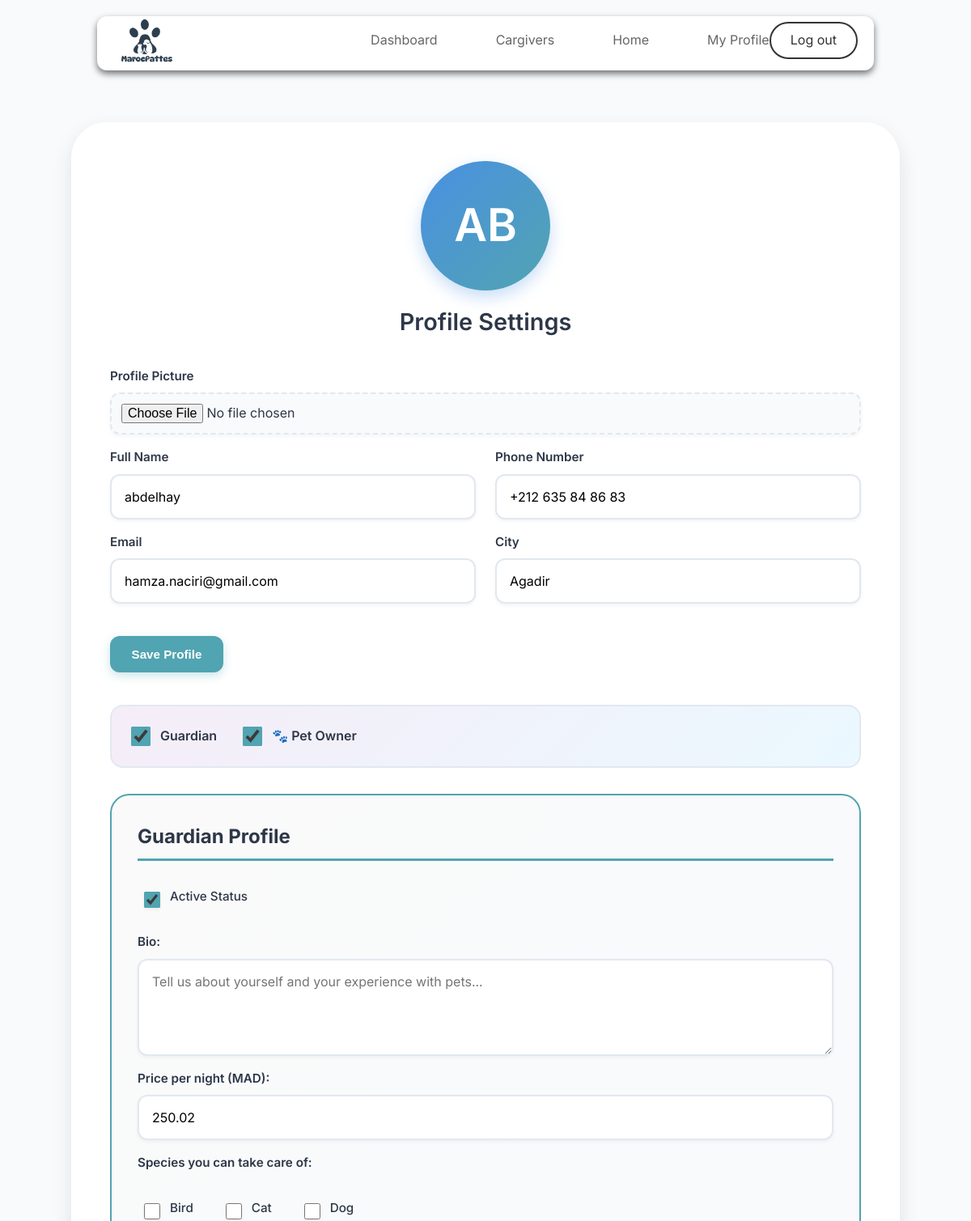
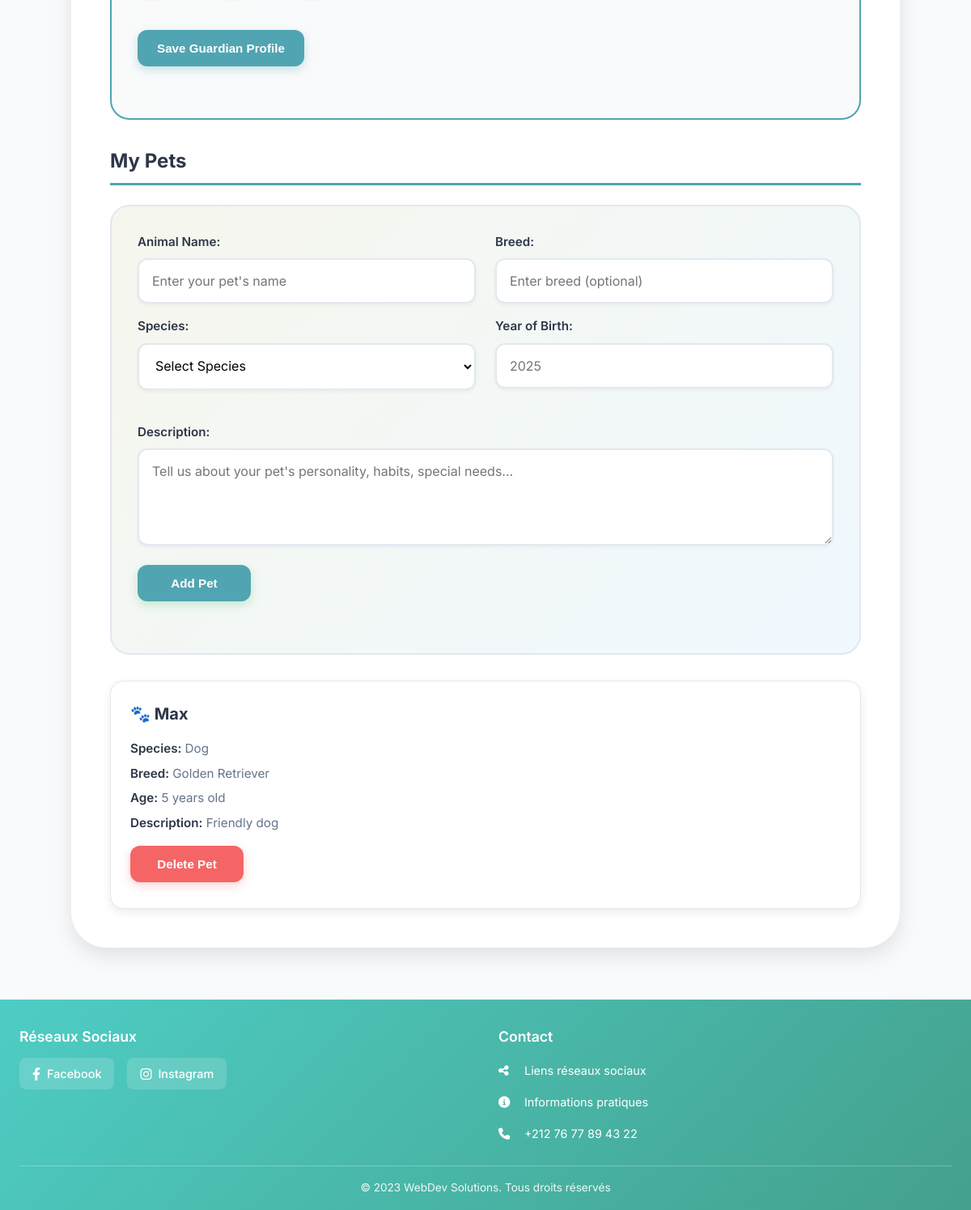
Page /profile.php (signed in) on the committed database (2 pictures, top to bottom).
### tables this page shows
CREATE TABLE `_user` (
  `UserID` int(11) NOT NULL,
  `FullName` varchar(100) DEFAULT NULL,
  `Email` varchar(100) DEFAULT NULL,
  `Password` varchar(100) DEFAULT NULL,
  `PhoneNumber` varchar(20) DEFAULT NULL,
  `City` varchar(100) DEFAULT NULL
);

CREATE TABLE `guardianprofile` (
  `ProfileID` int(11) NOT NULL,
  `Photo` varchar(255) DEFAULT NULL,
  `Bio` text DEFAULT NULL,
  `PricePerNight` decimal(10,2) DEFAULT NULL,
  `Status` enum('Active','Inactive') DEFAULT 'Active',
  `UserID` int(11) DEFAULT NULL
);

CREATE TABLE `species` (
  `SpeciesID` int(11) NOT NULL,
  `Name` varchar(50) DEFAULT NULL
);

CREATE TABLE `animal` (
  `AnimalID` int(11) NOT NULL,
  `Name` varchar(100) DEFAULT NULL,
  `Breed` varchar(100) DEFAULT NULL,
  `BirthYear` int(11) DEFAULT NULL,
  `Description` text DEFAULT NULL,
  `SpeciesID` int(11) DEFAULT NULL,
  `UserID` int(11) DEFAULT NULL
);

### profile.php (the view, shortened to what this page needs)
<?php
require_once 'config/db.php';
$user_id = $_SESSION['user']['id'];
$stmt = $conn->prepare("SELECT a.*, s.Name as SpeciesName FROM animal a LEFT JOIN species s ON a.SpeciesID = s.SpeciesID WHERE a.UserID = ?");
$stmt->execute([$user_id]);
$pets = $stmt->fetchAll(PDO::FETCH_ASSOC);
$stmt = $conn->query("SELECT * FROM species ORDER BY Name");
$species_list = $stmt->fetchAll(PDO::FETCH_ASSOC);
$stmt = $conn->prepare("SELECT * FROM _user WHERE UserID = ?");
$stmt->execute([$user_id]);
$user = $stmt->fetch(PDO::FETCH_ASSOC);
$stmt = $conn->prepare("SELECT * FROM guardianprofile WHERE UserID = ?");
$stmt->execute([$user_id]);
$guardian_profile = $stmt->fetch(PDO::FETCH_ASSOC);
$stmt = $conn->prepare("SELECT a.*, s.Name as SpeciesName FROM animal a LEFT JOIN species s ON a.SpeciesID = s.SpeciesID WHERE a.UserID = ?");
$stmt->execute([$user_id]);
$pets = $stmt->fetchAll(PDO::FETCH_ASSOC);
$guardian_species = [];
if ($guardian_profile && is_array($guardian_profile)) {
    $stmt = $conn->prepare("SELECT s.SpeciesID, s.Name FROM species s JOIN can_guard cg ON s.SpeciesID = cg.SpeciesID WHERE cg.ProfileID = ?");
    $stmt->execute([$guardian_profile['ProfileID']]);
    $guardian_species = $stmt->fetchAll(PDO::FETCH_ASSOC);
}
?>
<!DOCTYPE html>
<html lang="en">
<head>
</head>
<body>
    <?php include('includes/header.php'); ?>
    <div class="container">
        <div class="profile-card">
            <div class="profile-header">
                <div class="profile-picture">
                    <?php echo strtoupper(substr($user['FullName'] ?? '', 0, 2)); ?>
                </div>
                <div>
                    <h2 class="profile-name">Profile Settings</h2>
                </div>
            </div>
            <form method="POST" enctype="multipart/form-data" action="update_profile.php">
                <div class="form-group">
                    <label for="photo"> Profile Picture</label>
                    <input type="file" name="photo" id="photo" accept="image/*">
                </div>
                <div class="from-row">
                    <div>
                        <div class="form-group">
                            <label for="full_name"> Full Name</label>
                            <input type="text" id="full_name" name="full_name" value="<?php echo htmlspecialchars($user['FullName'] ?? ''); ?>" required>
                        </div>
                        <div class="form-group">
                            <label for="email">Email</label>
                            <input type="email" id="email" name="email" value="<?php echo htmlspecialchars($user['Email'] ?? ''); ?>" required>
                        </div>
                    </div>
                    <div>
                        <div class="form-group">
                            <label for="phone"> Phone Number</label>
                            <input type="tel" id="phone" name="phone" value="<?php echo htmlspecialchars($user['PhoneNumber'] ?? ''); ?>">
                        </div>
                        <div class="form-group">
                            <label for="city"> City</label>
                            <input type="text" id="city" name="city" value="<?php echo htmlspecialchars($user['City'] ?? ''); ?>">
                        </div>
                    </div>
                </div>
                <div class="form-actions-main">
                    <button type="submit" class="btn"> Save Profile</button>
                </div>
            </form>
            <div class="role-selection">
                <div class="role-option">
                    <input type="checkbox" id="guardian" name="role" value="guardian"
                           <?php echo ($guardian_profile && is_array($guardian_profile)) ? 'checked' : ''; ?>
                           onchange="handleRoleChange('guardian')">
                    <label for="guardian">Guardian</label>
                </div>
                <div class="role-option">
                    <input type="checkbox" id="petowner" name="role" value="petowner"
                           <?php echo count($pets) > 0 ? 'checked' : ''; ?>
                           onchange="handleRoleChange('petowner')">
                    <label for="petowner">🐾 Pet Owner</label>
                </div>
            </div>
            <div id="guardianSection" class="<?php echo (!$guardian_profile || !is_array($guardian_profile)) ? 'hidden' : ''; ?>">
                <div class="section-title">Guardian Profile</div>
                <form method="POST" id="guardianForm">
                    <div class="form-group">
                        <div class="checkbox-item">
                            <input type="checkbox" id="active" name="active"
                                   <?php echo ($guardian_profile && is_array($guardian_profile) && $guardian_profile['Status'] == 'Active') ? 'checked' : ''; ?>>
                            <label for="active"> Active Status</label>
                        </div>
                    </div>
                    <div class="form-group">
                        <label for="bio">Bio:</label>
                        <textarea id="bio" name="bio" rows="4" placeholder="Tell us about yourself and your experience with pets..."></textarea>
                    </div>
                    <div class="form-group">
                        <label for="price"> Price per night (MAD):</label>
                        <input type="number" id="price" name="price" step="0.01" placeholder="0.00"
                               value="<?php echo ($guardian_profile && is_array($guardian_profile)) ? htmlspecialchars($guardian_profile['PricePerNight'] ?? '') : ''; ?>">
                    </div>
                    <div class="form-group">
                        <label>Species you can take care of:</label>
                        <div class="checkbox-group">
                            <?php
                            $guardian_species_ids = array_column($guardian_species, 'SpeciesID');
                            foreach ($species_list as $species):
                            ?>
                            <div class="checkbox-item">
                                <input type="checkbox" name="species[]" value="<?php echo $species['SpeciesID']; ?>"
                                       id="species_<?php echo $species['SpeciesID']; ?>"
                                       <?php echo in_array($species['SpeciesID'], $guardian_species_ids) ? 'checked' : ''; ?>>
                                <label for="species_<?php echo $species['SpeciesID']; ?>"><?php echo htmlspecialchars($species['Name']); ?></label>
                            </div>
                            <?php endforeach; ?>
                        </div>
                    </div>
                    <div class="form-actions-1">
                        <button type="submit" class="btn"> Save Guardian Profile</button>
                    </div>
                </form>
            </div>
            <div id="petownerSection" class="<?php echo count($pets) == 0 ? 'hidden' : ''; ?>">
                <div class="section-title"> My Pets</div>
                <form method="POST" id="petForm">
                    <div class="row">
                        <div>
                            <div class="form-group">
                                <label for="pet_name"> Animal Name:</label>
                                <input type="text" id="pet_name" name="pet_name" placeholder="Enter your pet's name" required>
                            </div>
                            <div class="form-group">
                                <label for="species_id"> Species:</label>
                                <select id="species_id" name="species_id" required>
                                    <option value="">Select Species</option>
                                </select>
                            </div>
                        </div>
                        <div>
                            <div class="form-group">
                                <label for="breed">Breed:</label>
                                <input type="text" id="breed" name="breed" placeholder="Enter breed (optional)">
                            </div>
                            <div class="form-group">
                                <label for="birth_year"> Year of Birth:</label>
                                <input type="number" id="birth_year" name="birth_year" min="1990" max="<?php echo date('Y'); ?>" placeholder="<?php echo date('Y'); ?>">
                            </div>
                        </div>
                    </div>
                    <div class="form-group">
                        <label for="description">Description:</label>
                        <textarea id="description" name="description" rows="3" placeholder="Tell us about your pet's personality, habits, special needs..."></textarea>
                    </div>
                    <div class="form-actions-2">
                        <button type="submit" class="btn btn-secondary">Add Pet</button>
                    </div>
                </form>
                <?php if (!empty($pets)): ?>
                <div class="pets-container">
                    <?php foreach ($pets as $pet): ?>
                    <div class="pet-card">
                        <h3>🐾 <?php echo htmlspecialchars($pet['Name'] ?? ''); ?></h3>
                        <div class="pet-info">
                            <strong>Species:</strong> <?php echo htmlspecialchars($pet['SpeciesName'] ?? 'Unknown'); ?>
                        </div>
                        <?php if ($pet['Breed']): ?>
                        <div class="pet-info">
                            <strong>Breed:</strong> <?php echo htmlspecialchars($pet['Breed']); ?>
                        </div>
                        <?php endif; ?>
                        <?php if ($pet['BirthYear']): ?>
                        <div class="pet-info">
                            <strong>Age:</strong> <?php echo date('Y') - $pet['BirthYear']; ?> years old
                        </div>
                        <?php endif; ?>
                        <?php if ($pet['Description']): ?>
                        <div class="pet-info">
                            <strong>Description:</strong> <?php echo htmlspecialchars($pet['Description']); ?>
                        </div>
                        <?php endif; ?>
                        <form method="POST" style="margin-top: 1rem;" onsubmit="return confirm('Are you sure you want to delete this pet?')">
                            <button type="submit" class="btn btn-danger"> Delete Pet</button>
                        </form>
                    </div>
                    <?php endforeach; ?>
                </div>
                <?php endif; ?>
            </div>
        </div>
    </div>
    <?php include('includes/footer.php'); ?>
</body>
</html>

### includes/header.php (style rules this page uses)
* { margin: 0; padding: 0; box-sizing: border-box; }

### includes/footer.php (style rules this page uses)
* { margin: 0; padding: 0; box-sizing: border-box; }
body { font-family: 'Inter', sans-serif; min-height: 100vh; background: #f8fafc; }
.container { max-width: 1200px; margin: 0 auto; padding: 0 1.5rem; }

### rows in the picture
_user: FullName "AB", full_name "abdelhay", email "hamza.naciri@gmail.com", phone "+212 635 84 86 83", city "Agadir"
guardianprofile: Status "☑", price "250.02"
species: Name "Bird"
species: Name "Cat"
species: Name "Dog"
animal: Name "Max", SpeciesID.Name "Dog", Breed "Golden Retriever", Description "Friendly dog"
